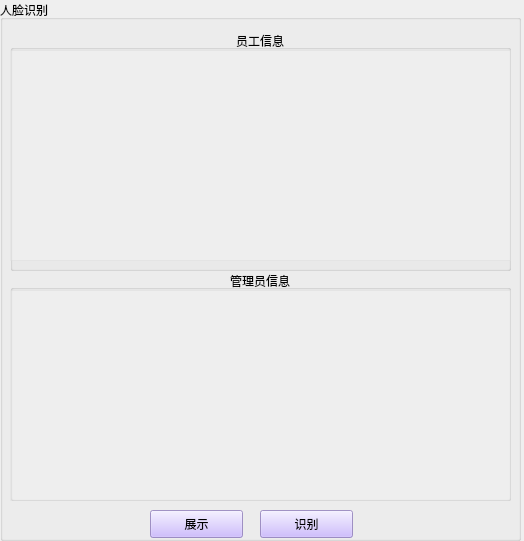
<?xml version="1.0" encoding="UTF-8"?>
<ui version="4.0">
 <class>Form</class>
 <widget class="QWidget" name="Form">
  <property name="geometry">
   <rect>
    <x>0</x>
    <y>0</y>
    <width>524</width>
    <height>541</height>
   </rect>
  </property>
  <property name="minimumSize">
   <size>
    <width>524</width>
    <height>541</height>
   </size>
  </property>
  <property name="maximumSize">
   <size>
    <width>524</width>
    <height>541</height>
   </size>
  </property>
  <property name="windowTitle">
   <string>Form</string>
  </property>
  <property name="styleSheet">
   <string notr="true"/>
  </property>
  <widget class="QGroupBox" name="groupBox">
   <property name="geometry">
    <rect>
     <x>0</x>
     <y>0</y>
     <width>521</width>
     <height>541</height>
    </rect>
   </property>
   <property name="styleSheet">
    <string notr="true"/>
   </property>
   <property name="title">
    <string>人脸识别</string>
   </property>
   <widget class="QPushButton" name="btn_show">
    <property name="geometry">
     <rect>
      <x>150</x>
      <y>510</y>
      <width>93</width>
      <height>28</height>
     </rect>
    </property>
    <property name="styleSheet">
     <string notr="true">background-color: rgb(194, 170, 255,200);
</string>
    </property>
    <property name="text">
     <string>展示</string>
    </property>
   </widget>
   <widget class="QLabel" name="label_11">
    <property name="geometry">
     <rect>
      <x>70</x>
      <y>30</y>
      <width>401</width>
      <height>31</height>
     </rect>
    </property>
    <property name="font">
     <font>
      <family>华文行楷</family>
      <pointsize>12</pointsize>
     </font>
    </property>
    <property name="text">
     <string/>
    </property>
   </widget>
   <widget class="QPushButton" name="btn_recognition">
    <property name="geometry">
     <rect>
      <x>260</x>
      <y>510</y>
      <width>93</width>
      <height>28</height>
     </rect>
    </property>
    <property name="styleSheet">
     <string notr="true">background-color: rgb(194, 170, 255,200);
</string>
    </property>
    <property name="text">
     <string>识别</string>
    </property>
   </widget>
   <widget class="QGroupBox" name="groupBox_2">
    <property name="geometry">
     <rect>
      <x>10</x>
      <y>30</y>
      <width>501</width>
      <height>241</height>
     </rect>
    </property>
    <property name="title">
     <string>员工信息</string>
    </property>
    <property name="alignment">
     <set>Qt::AlignCenter</set>
    </property>
    <widget class="QTableWidget" name="tableWidget_pes">
     <property name="geometry">
      <rect>
       <x>0</x>
       <y>20</y>
       <width>501</width>
       <height>211</height>
      </rect>
     </property>
     <property name="styleSheet">
      <string notr="true">background-color: rgb(255, 255, 255,60);</string>
     </property>
    </widget>
   </widget>
   <widget class="QGroupBox" name="groupBox_3">
    <property name="geometry">
     <rect>
      <x>10</x>
      <y>270</y>
      <width>501</width>
      <height>231</height>
     </rect>
    </property>
    <property name="title">
     <string>管理员信息</string>
    </property>
    <property name="alignment">
     <set>Qt::AlignCenter</set>
    </property>
    <widget class="QTableWidget" name="tableWidget_ad">
     <property name="geometry">
      <rect>
       <x>0</x>
       <y>20</y>
       <width>501</width>
       <height>211</height>
      </rect>
     </property>
     <property name="styleSheet">
      <string notr="true">background-color: rgb(255, 255, 255,60);</string>
     </property>
    </widget>
   </widget>
  </widget>
 </widget>
 <tabstops>
  <tabstop>tableWidget_pes</tabstop>
  <tabstop>tableWidget_ad</tabstop>
  <tabstop>btn_show</tabstop>
  <tabstop>btn_recognition</tabstop>
 </tabstops>
 <resources/>
 <connections/>
</ui>
